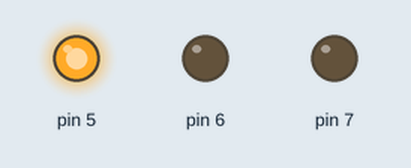
Simulated run of this sketch. Board: Arduino Uno, built with avr-gcc and run on an emulated ATmega328P. Shown: output pins drawn as LEDs (lit = HIGH).

Above: at 0.5 s.
At 2.5 s:
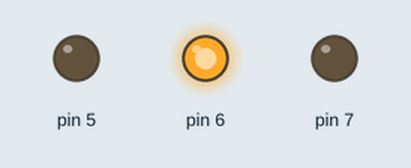
At 4.5 s:
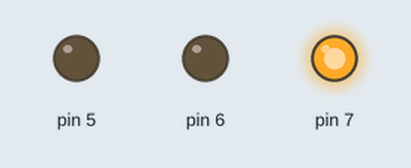
At 5.5 s:
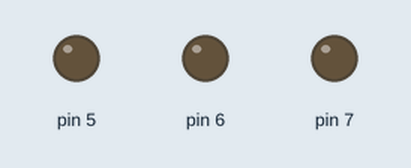
Timing chart, 0 to 7.8 s (numbered marks = the images above):
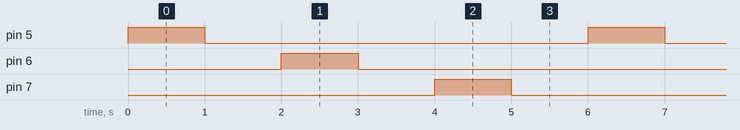

The sketch:

0.fungsi_FOR.ino
```cpp
void setup() {
 for(float i=5; i<=7; i++){
  pinMode (i,OUTPUT);
 }
}
void loop() {
 for(float i=5; i<=7; i++){
 digitalWrite (i,HIGH);
 delay(1000);
 digitalWrite (i,LOW);
 delay(1000);
 }
}
```

Measured:
- by itself, pin 5–7: alternates HIGH for 1.0 s and LOW for 5.0 s
- by itself, everything shown: repeats every 6.0 s, in 6 steps
